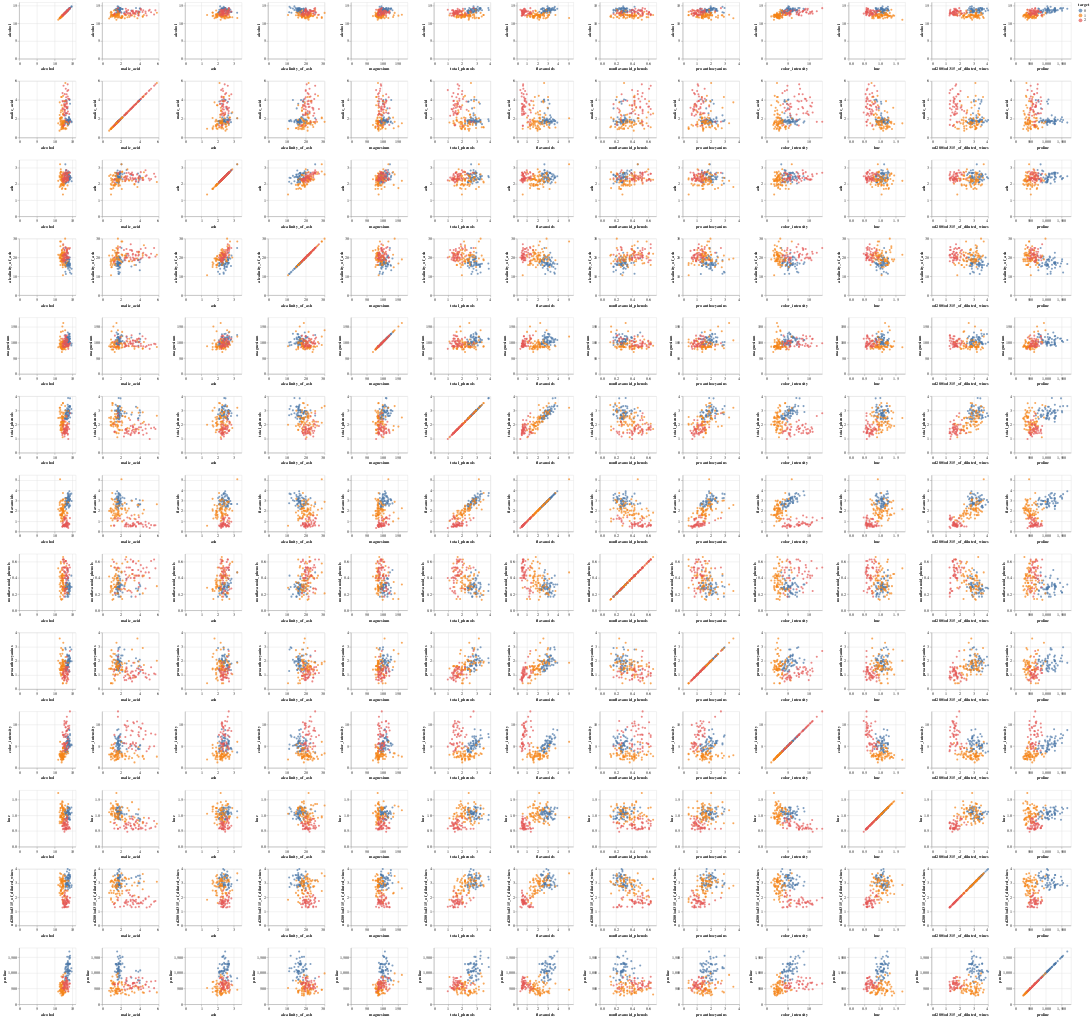

Notebook source saved alongside this figure:
### Code cell
chart_scatter_wine = create_scatter_matrix (data_wine)
chart_scatter_wine

### Figure 1 — Vega-Lite specification as saved in the notebook (floating-point values rounded to 4 significant figures; data arrays with more than 128 entries replaced by an {"elided": "..."} marker saying what was removed)
{"config": {"view": {"continuousWidth": 400, "continuousHeight": 300}}, "repeat": {"column": ["alcohol", "malic_acid", "ash", "alcalinity_of_ash", "magnesium", "total_phenols", "flavanoids", "nonflavanoid_phenols", "proanthocyanins", "color_intensity", "hue", "od280/od315_of_diluted_wines", "proline"], "row": ["alcohol", "malic_acid", "ash", "alcalinity_of_ash", "magnesium", "total_phenols", "flavanoids", "nonflavanoid_phenols", "proanthocyanins", "color_intensity", "hue", "od280/od315_of_diluted_wines", "proline"]}, "spec": {"data": {"name": "data-dc149034246ff9eeea5c374596f0ba07"}, "mark": "circle", "encoding": {"color": {"type": "nominal", "field": "target"}, "x": {"type": "quantitative", "field": {"repeat": "column"}, "scale": {"nice": true}}, "y": {"type": "quantitative", "field": {"repeat": "row"}, "scale": {"nice": true}}}, "height": 150, "width": 150}, "$schema": "https://vega.github.io/schema/vega-lite/v4.8.1.json", "datasets": {"data-dc149034246ff9eeea5c374596f0ba07": {"elided": "178 records"}}}
